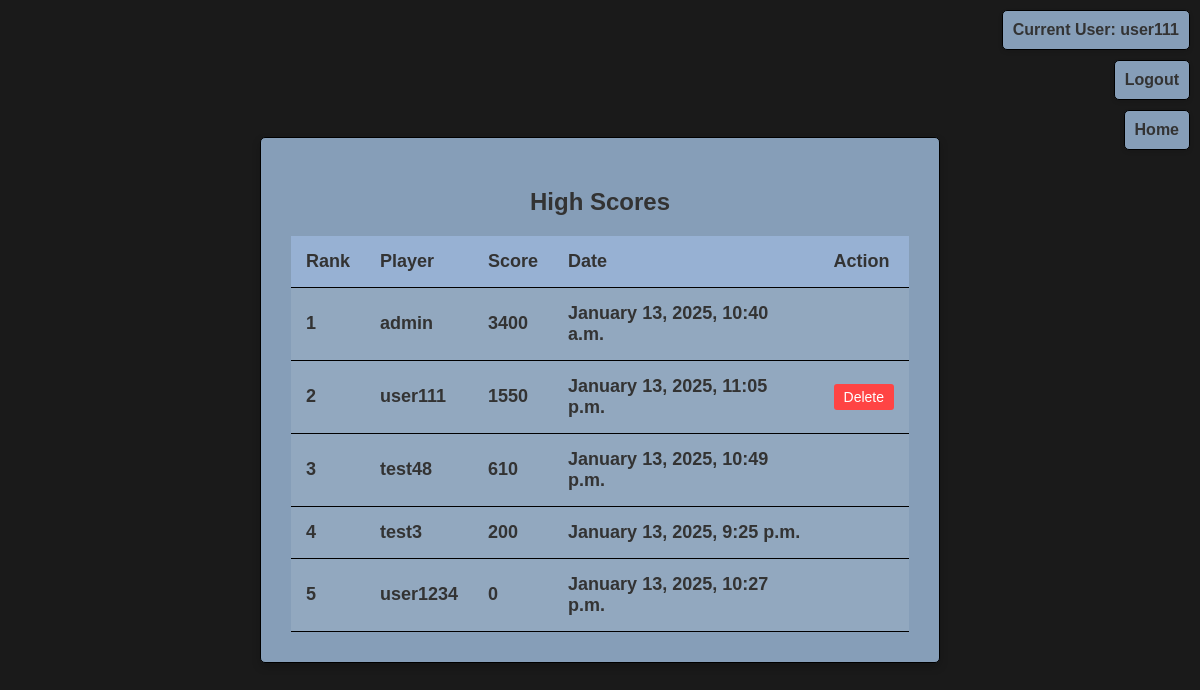
Screenshot of /scoretable/ (signed in) with the database file from the repository.
### app/models.py (models this page shows)
class UserHighScore(models.Model):
    user=models.ForeignKey(User,on_delete=models.CASCADE)
    score=models.IntegerField(default=0)
    date_played=models.DateTimeField(auto_now_add=True)
    def __str__(self):
        return f"User: {self.user.username}  Score: {self.score}"

### app/views.py (the view)
# urls.py: path("scoretable/", high_score_func, name="high_scores_page"),
@login_required(login_url='login_page')
def high_score_func(request):
    scores = UserHighScore.objects.all().order_by('-score')
    print("tresting  scores ", scores)
    return render(request, 'HighScores.html', {'scores': scores})

### app/templates/HighScores.html (shortened to what this page needs)
{% load static %}
<!DOCTYPE html>
<html lang="en">
<head>
</head>
<body>
    <div id="display-current-user">
        Current User: {{ request.user.username }}
    </div>
    <a href="{% url 'login_page' %}" id="login-link">Logout</a>
    <a href="{% url 'game_page' %}" id="game-link">Home</a>
    <div class="high-scores-container">
        <h2 class="high-scores-title">High Scores</h2>
        <table class="high-scores-table">
            <thead>
                <tr>
                    <th>Rank</th>
                    <th>Player</th>
                    <th>Score</th>
                    <th>Date</th>
                    <th>Action</th>
                </tr>
            </thead>
            <tbody>
                {% if scores %}
                    {% for score in scores %}
                    <tr>
                        <td>{{ forloop.counter }}</td>
                        <td>{{ score.user.username }}</td>
                        <td>{{ score.score }}</td>
                        <td>{{ score.date_played|date:"F j, Y, g:i a" }}</td>
                        <td>
                            {% if score.user == request.user or request.user.is_superuser %}
                                <form method="POST" action="{% url 'delete_score' score.id %}" class="delete-form">
                                    <button type="submit" class="delete-button">Delete</button>
                                </form>
                            {% endif %}
                        </td>
                    </tr>
                    {% endfor %}
                {% else %}
                    <tr>
                        <td colspan="5" style="text-align: center;">No scores yet!</td>
                    </tr>
                {% endif %}
            </tbody>
        </table>
    </div>
</body>
</html>

### app/templates/HighScores.html (style rules this page uses)
body, html { margin: 0; padding: 0; height: 100%; background: #1a1a1a; display: flex; justify-content: center; align-items: center; }
#display-current-user, #login-link, #game-link { position: absolute; right: 10px; padding: 10px; background-color: #869eb8; border: 1px solid #000000; border-radius: 5px; text-decoration: none; color: #333; font-weight: bold; font-family: Arial, sans-serif; font-size: 16px; transition: all 0.3s ease; box-shadow: 0 2px 4px rgba(0,0,0,0.1); }
#display-current-user { top: 10px; }
#login-link { top: 60px; }
#game-link { top: 110px; }
.high-scores-container { background-color: #869eb8; padding: 30px; border-radius: 5px; border: 1px solid #000000; box-shadow: 0 4px 8px rgba(0,0,0,0.2); width: 90%; max-width: 1000px; margin: 0 auto; }
.high-scores-title { color: #333; font-size: 24px; font-weight: bold; font-family: Arial, sans-serif; text-align: center; margin-bottom: 20px; }
.high-scores-table { width: 100%; border-collapse: collapse; background-color: rgba(255, 255, 255, 0.1); margin: 0 auto; font-size: 18px; }
.high-scores-table th, .high-scores-table td { padding: 15px; text-align: left; border-bottom: 1px solid #000000; color: #333; font-family: Arial, sans-serif; font-weight: bold; }
.high-scores-table th { background-color: #97b1d3; }
.delete-button { padding: 5px 10px; background-color: #ff4444; color: white; border: none; border-radius: 3px; cursor: pointer; font-family: Arial, sans-serif; font-size: 14px; transition: all 0.3s ease; }
.delete-form { display: inline; margin: 0; padding: 0; }

### rows the page displays
UserHighScore: user.username "admin", score "3400", date_played "January 13, 2025, 10:40 a.m."
UserHighScore: user.username "user111", score "1550", date_played "January 13, 2025, 11:05 p.m.", shows "Delete"
UserHighScore: user.username "test48", score "610", date_played "January 13, 2025, 10:49 p.m."
UserHighScore: user.username "test3", score "200", date_played "January 13, 2025, 9:25 p.m."
UserHighScore: user.username "user1234", score "0", date_played "January 13, 2025, 10:27 p.m."

### other values shown
{{ request.user.username }} "user111"
